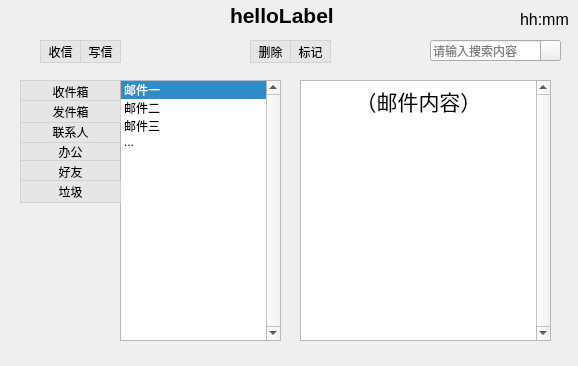
<?xml version="1.0" encoding="UTF-8"?>
<ui version="4.0">
 <class>Widget</class>
 <widget class="QWidget" name="Widget">
  <property name="geometry">
   <rect>
    <x>0</x>
    <y>0</y>
    <width>578</width>
    <height>366</height>
   </rect>
  </property>
  <property name="windowTitle">
   <string>主界面</string>
  </property>
  <property name="styleSheet">
   <string notr="true">font: 25 9pt &quot;微软雅黑 Light&quot;;</string>
  </property>
  <widget class="QLabel" name="timeLabel">
   <property name="geometry">
    <rect>
     <x>520</x>
     <y>10</y>
     <width>51</width>
     <height>16</height>
    </rect>
   </property>
   <property name="styleSheet">
    <string notr="true">font: 25 9pt &quot;微软雅黑 Light&quot;;</string>
   </property>
   <property name="text">
    <string>&lt;html&gt;&lt;head/&gt;&lt;body&gt;&lt;p&gt;&lt;span style=&quot; font-size:12pt; font-weight:400;&quot;&gt;hh:mm&lt;/span&gt;&lt;/p&gt;&lt;/body&gt;&lt;/html&gt;</string>
   </property>
  </widget>
  <widget class="QLabel" name="helloLabel">
   <property name="geometry">
    <rect>
     <x>230</x>
     <y>0</y>
     <width>111</width>
     <height>31</height>
    </rect>
   </property>
   <property name="styleSheet">
    <string notr="true">font: 25 9pt &quot;微软雅黑 Light&quot;;</string>
   </property>
   <property name="text">
    <string>&lt;html&gt;&lt;head/&gt;&lt;body&gt;&lt;p&gt;&lt;span style=&quot; font-size:16pt; font-weight:600;&quot;&gt;helloLabel&lt;/span&gt;&lt;/p&gt;&lt;/body&gt;&lt;/html&gt;</string>
   </property>
  </widget>
  <widget class="QLineEdit" name="searchEdit">
   <property name="geometry">
    <rect>
     <x>430</x>
     <y>40</y>
     <width>131</width>
     <height>21</height>
    </rect>
   </property>
   <property name="styleSheet">
    <string notr="true">font: 25 9pt &quot;微软雅黑 Light&quot;;</string>
   </property>
   <property name="text">
    <string/>
   </property>
   <property name="placeholderText">
    <string>请输入搜索内容</string>
   </property>
  </widget>
  <widget class="QPushButton" name="inboxBtn">
   <property name="geometry">
    <rect>
     <x>20</x>
     <y>80</y>
     <width>101</width>
     <height>23</height>
    </rect>
   </property>
   <property name="styleSheet">
    <string notr="true">QPushButton{border:1px solid lightgray; background:rgb(230,230,230);} 
QPushButton:hover{border-color:green; background:transparent;}</string>
   </property>
   <property name="text">
    <string>收件箱</string>
   </property>
  </widget>
  <widget class="QPushButton" name="workBtn">
   <property name="geometry">
    <rect>
     <x>20</x>
     <y>140</y>
     <width>101</width>
     <height>23</height>
    </rect>
   </property>
   <property name="styleSheet">
    <string notr="true">QPushButton{border:1px solid lightgray; background:rgb(230,230,230);} 
QPushButton:hover{border-color:green; background:transparent;}</string>
   </property>
   <property name="text">
    <string>办公</string>
   </property>
  </widget>
  <widget class="QPushButton" name="friendBtn">
   <property name="geometry">
    <rect>
     <x>20</x>
     <y>160</y>
     <width>101</width>
     <height>23</height>
    </rect>
   </property>
   <property name="styleSheet">
    <string notr="true">QPushButton{border:1px solid lightgray; background:rgb(230,230,230);} 
QPushButton:hover{border-color:green; background:transparent;}</string>
   </property>
   <property name="text">
    <string>好友</string>
   </property>
  </widget>
  <widget class="QPushButton" name="contactBtn">
   <property name="geometry">
    <rect>
     <x>20</x>
     <y>120</y>
     <width>101</width>
     <height>23</height>
    </rect>
   </property>
   <property name="styleSheet">
    <string notr="true">QPushButton{border:1px solid lightgray; background:rgb(230,230,230);} 
QPushButton:hover{border-color:green; background:transparent;}</string>
   </property>
   <property name="text">
    <string>联系人</string>
   </property>
  </widget>
  <widget class="QListWidget" name="list2Play">
   <property name="geometry">
    <rect>
     <x>120</x>
     <y>80</y>
     <width>161</width>
     <height>261</height>
    </rect>
   </property>
   <property name="styleSheet">
    <string notr="true">font: 25 9pt &quot;微软雅黑 Light&quot;;</string>
   </property>
   <property name="verticalScrollBarPolicy">
    <enum>Qt::ScrollBarAlwaysOn</enum>
   </property>
   <property name="currentRow">
    <number>0</number>
   </property>
   <property name="sortingEnabled">
    <bool>false</bool>
   </property>
   <item>
    <property name="text">
     <string>邮件一</string>
    </property>
   </item>
   <item>
    <property name="text">
     <string>邮件二</string>
    </property>
   </item>
   <item>
    <property name="text">
     <string>邮件三</string>
    </property>
   </item>
   <item>
    <property name="text">
     <string>...</string>
    </property>
   </item>
  </widget>
  <widget class="QPushButton" name="outboxBtn">
   <property name="geometry">
    <rect>
     <x>20</x>
     <y>100</y>
     <width>101</width>
     <height>23</height>
    </rect>
   </property>
   <property name="styleSheet">
    <string notr="true">QPushButton{border:1px solid lightgray; background:rgb(230,230,230);} 
QPushButton:hover{border-color:green; background:transparent;}</string>
   </property>
   <property name="text">
    <string>发件箱</string>
   </property>
  </widget>
  <widget class="QPushButton" name="emailBtn">
   <property name="geometry">
    <rect>
     <x>20</x>
     <y>180</y>
     <width>101</width>
     <height>23</height>
    </rect>
   </property>
   <property name="styleSheet">
    <string notr="true">QPushButton{border:1px solid lightgray; background:rgb(230,230,230);} 
QPushButton:hover{border-color:green; background:transparent;}</string>
   </property>
   <property name="text">
    <string>垃圾</string>
   </property>
  </widget>
  <widget class="QPushButton" name="delBtn">
   <property name="geometry">
    <rect>
     <x>250</x>
     <y>40</y>
     <width>41</width>
     <height>23</height>
    </rect>
   </property>
   <property name="styleSheet">
    <string notr="true">QPushButton{border:1px solid lightgray; background:rgb(230,230,230);} 
QPushButton:hover{border-color:green; background:transparent;}</string>
   </property>
   <property name="text">
    <string>删除</string>
   </property>
  </widget>
  <widget class="QPushButton" name="pushButton_9">
   <property name="geometry">
    <rect>
     <x>290</x>
     <y>40</y>
     <width>41</width>
     <height>23</height>
    </rect>
   </property>
   <property name="styleSheet">
    <string notr="true">QPushButton{border:1px solid lightgray; background:rgb(230,230,230);} 
QPushButton:hover{border-color:green; background:transparent;}</string>
   </property>
   <property name="text">
    <string>标记</string>
   </property>
  </widget>
  <widget class="QTextEdit" name="textEdit">
   <property name="geometry">
    <rect>
     <x>300</x>
     <y>80</y>
     <width>251</width>
     <height>261</height>
    </rect>
   </property>
   <property name="styleSheet">
    <string notr="true">font: 25 9pt &quot;微软雅黑 Light&quot;;</string>
   </property>
   <property name="verticalScrollBarPolicy">
    <enum>Qt::ScrollBarAlwaysOn</enum>
   </property>
   <property name="readOnly">
    <bool>true</bool>
   </property>
   <property name="html">
    <string>&lt;!DOCTYPE HTML PUBLIC &quot;-//W3C//DTD HTML 4.0//EN&quot; &quot;http://www.w3.org/TR/REC-html40/strict.dtd&quot;&gt;
&lt;html&gt;&lt;head&gt;&lt;meta name=&quot;qrichtext&quot; content=&quot;1&quot; /&gt;&lt;style type=&quot;text/css&quot;&gt;
p, li { white-space: pre-wrap; }
&lt;/style&gt;&lt;/head&gt;&lt;body style=&quot; font-family:'微软雅黑 Light'; font-size:9pt; font-weight:24; font-style:normal;&quot;&gt;
&lt;p align=&quot;center&quot; style=&quot; margin-top:0px; margin-bottom:0px; margin-left:0px; margin-right:0px; -qt-block-indent:0; text-indent:0px;&quot;&gt;&lt;span style=&quot; font-family:'SimSun'; font-size:16pt; font-weight:400;&quot;&gt;（邮件内容）&lt;/span&gt;&lt;/p&gt;&lt;/body&gt;&lt;/html&gt;</string>
   </property>
   <property name="placeholderText">
    <string>暂无内容</string>
   </property>
  </widget>
  <widget class="QPushButton" name="recieveBtn">
   <property name="geometry">
    <rect>
     <x>40</x>
     <y>40</y>
     <width>41</width>
     <height>23</height>
    </rect>
   </property>
   <property name="styleSheet">
    <string notr="true">QPushButton{border:1px solid lightgray; background:rgb(230,230,230);} 
QPushButton:hover{border-color:green; background:transparent;}</string>
   </property>
   <property name="text">
    <string>收信</string>
   </property>
  </widget>
  <widget class="QPushButton" name="sendBtn">
   <property name="geometry">
    <rect>
     <x>80</x>
     <y>40</y>
     <width>41</width>
     <height>23</height>
    </rect>
   </property>
   <property name="styleSheet">
    <string notr="true">QPushButton{border:1px solid lightgray; background:rgb(230,230,230);} 
QPushButton:hover{border-color:green; background:transparent;}</string>
   </property>
   <property name="text">
    <string>写信</string>
   </property>
  </widget>
  <widget class="QPushButton" name="SearchBtn">
   <property name="geometry">
    <rect>
     <x>540</x>
     <y>40</y>
     <width>21</width>
     <height>21</height>
    </rect>
   </property>
   <property name="autoFillBackground">
    <bool>false</bool>
   </property>
   <property name="styleSheet">
    <string notr="true">QPushButton{border-image:url(:/images/icon_search_normal); background:transparent;} \
                                     QPushButton:hover{border-image:url(:/images/icon_search_hover)} \
                                     QPushButton:pressed{border-image:url(:/images/icon_search_press)}</string>
   </property>
   <property name="text">
    <string/>
   </property>
  </widget>
 </widget>
 <layoutdefault spacing="6" margin="11"/>
 <resources/>
 <connections/>
</ui>
